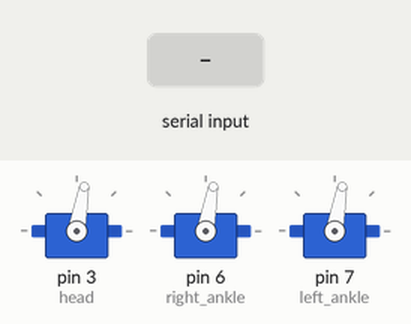
Recording of a sketch running on a simulated Arduino Uno, built with avr-gcc and run on an emulated ATmega328P. On the bench: 3 × servo. The inputs (shaded band) are chosen by the test bench.

Above: at 1.2 s.
1.3 s: "L" received over Serial
At 4.29 s:
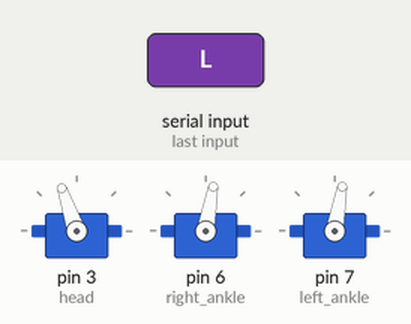
4.3 s: "R" received over Serial
7.3 s: "1" received over Serial
At 7.3 s:
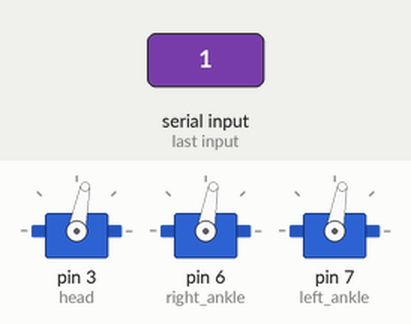
8.8 s: "R" received over Serial
At 11.8 s:
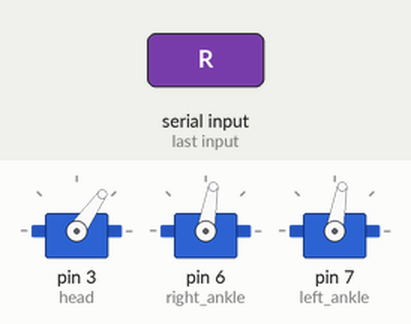
Timing chart, 0 to 12.8 s (numbered marks = the images above; inputs shaded):
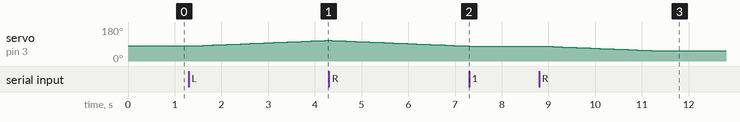

The sketch:

Setup_following_head.ino
```cpp
#include <Servo.h>

// Servos
Servo head;
Servo right_shoulder;
Servo left_shoulder;
Servo right_ankle;
Servo left_ankle;

// Rango del servo
const int SERVO_MIN = 55;
const int SERVO_MAX = 120;
const int POS_CENTER = 80;

float servoPos = POS_CENTER;    // Posición actual de la cabeza como float
char currentCommand = 'C';      // Último comando recibido
const float step = 0.2;         // Paso más fino
const int delayTime = 20;

void setup() {
  // Inicialización de la cabeza
  head.attach(3);
  head.write(80);   // Posición inicial al centro

  // Inicialización de hombros y tobillos
  //right_shoulder.attach(4);
  //left_shoulder.attach(5);
  right_ankle.attach(6);
  left_ankle.attach(7);

  // Posición inicial de cada servo
  //right_shoulder.write(100);  // hombro derecho
  //left_shoulder.write(130);   // hombro izquierdo
  right_ankle.write(80);      // tobillo derecho
  left_ankle.write(80);       // tobillo izquierdo

  Serial.begin(9600);
}

void loop() {
  if (Serial.available() > 0) {
    char zone = Serial.read();
    currentCommand = zone;
  }

  // Mover el servo de la cabeza progresivamente
  if (currentCommand == 'L' && servoPos < SERVO_MAX) {
    servoPos += step;
    if (servoPos > SERVO_MAX) servoPos = SERVO_MAX;
  }
  else if (currentCommand == 'R' && servoPos > SERVO_MIN) {
    servoPos -= step;
    if (servoPos < SERVO_MIN) servoPos = SERVO_MIN;
  }
  // 'C' no hace nada

  head.write(int(servoPos));   // Convertir a entero para el servo
  delay(delayTime);
}
```

Measured:
- after the input at 1.3 s, servo on pin 3 (head): moves from 80° to 109° over 2.8 s, starting after 0.11 s
- after the input at 7.3 s, servo on pin 3 (head): stays 79° (without the input it goes to 78° after 0.10 s)
- after the input at 8.8 s, servo on pin 3 (head): moves from 79° to 55° over 2.3 s, starting after 0.09 s
